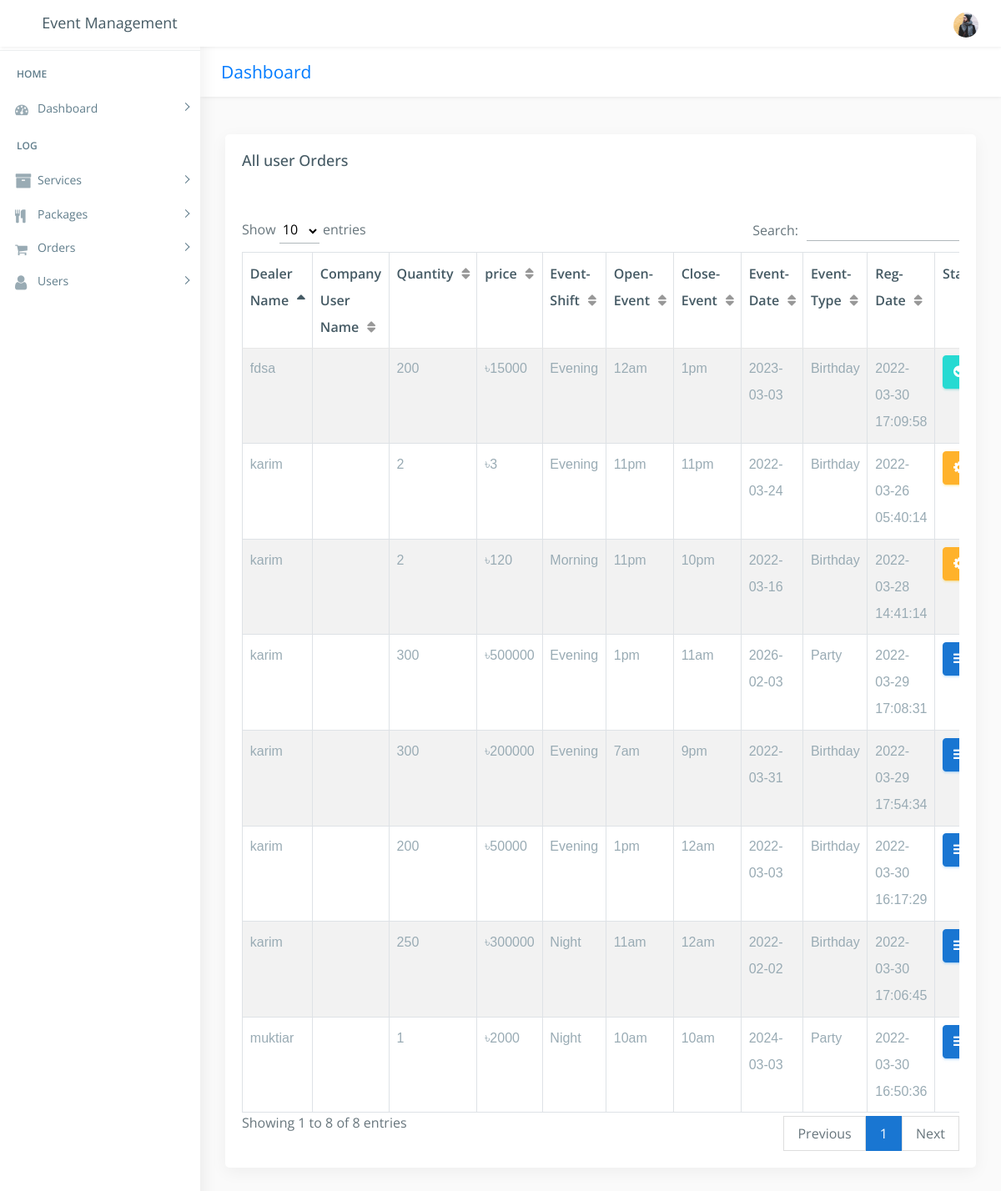
/admin/all_dealer_order.php (signed in), run on an earlier commit of the app's database.
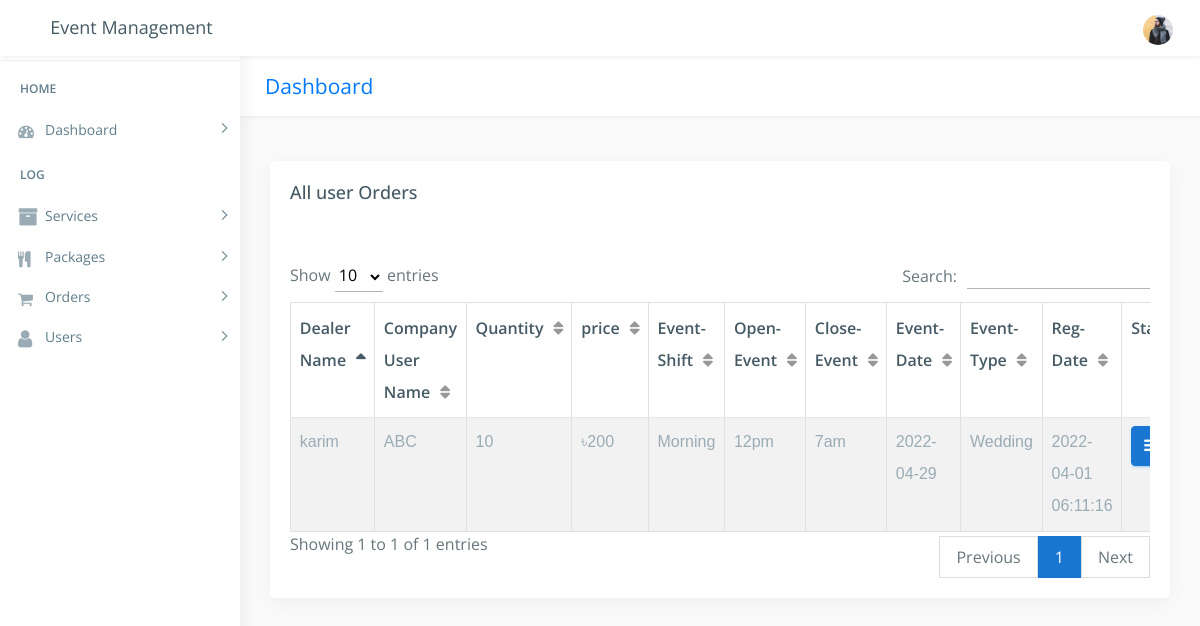
And on a later commit of the database.
### tables this page shows
CREATE TABLE `admin_order` (
  `o_id` int(222) NOT NULL,
  `de_id` int(222) NOT NULL,
  `package` varchar(255) NOT NULL,
  `username` varchar(222) NOT NULL,
  `c_name` varchar(222) NOT NULL,
  `quantity` int(222) DEFAULT NULL,
  `price` decimal(10,0) NOT NULL,
  `shift` text NOT NULL,
  `o_hr` varchar(222) NOT NULL,
  `c_hr` varchar(222) NOT NULL,
  `edate` date NOT NULL,
  `type` text NOT NULL,
  `status` varchar(222) DEFAULT NULL,
  `date` timestamp NOT NULL DEFAULT current_timestamp() ON UPDATE current_timestamp()
);

### admin/all_dealer_order.php (the view, shortened to what this page needs)
<!DOCTYPE html>
<html lang="en">
<?php
include("../connection/connect.php");
if(empty($_SESSION["adm_id"]))
{
	header('location:index.php');
}
else
{
?>
<head>
    <link href="css/lib/bootstrap/bootstrap.min.css" rel="stylesheet">
    <link href="css/helper.css" rel="stylesheet">
    <link href="css/style.css" rel="stylesheet">
</head>
<body class="fix-header fix-sidebar">
    <div id="main-wrapper">
         <div class="header">
            <nav class="navbar top-navbar navbar-expand-md navbar-light">
                <div class="navbar-header">
                    <a class="navbar-brand" href="dashboard.php">
                        <h4>Event Management</h4>
                    </a>
                </div>
                <div class="navbar-collapse">
                    <ul class="navbar-nav mr-auto mt-md-0">
                        <li class="nav-item m-l-10"> <a class="nav-link sidebartoggler hidden-sm-down text-muted  " href="javascript:void(0)"><i class="ti-menu"></i></a> </li>
                    </ul>
                    <ul class="navbar-nav my-lg-0">
                        <li class="nav-item hidden-sm-down search-box"> <a class="nav-link hidden-sm-down text-muted  " href="javascript:void(0)"><i class="ti-search"></i></a>
                        </li>
                        <li class="nav-item dropdown">
                            <a class="nav-link dropdown-toggle text-muted  " href="#" data-toggle="dropdown" aria-haspopup="true" aria-expanded="false"><img src="images/users/5.jpg" alt="user" class="profile-pic" /></a>
                        </li>
                    </ul>
                </div>
            </nav>
        </div>
        <div class="left-sidebar">
            <div class="scroll-sidebar">
                <nav class="sidebar-nav">
                    <ul id="sidebarnav">
                        <li class="nav-devider"></li>
                        <li class="nav-label">Home</li>
                        <li> <a class="has-arrow  " href="#" aria-expanded="false"><i class="fa fa-tachometer"></i><span class="hide-menu">Dashboard</span></a>
                        </li>
                        <li class="nav-label">Log</li>
                        <?php
                        if($_SESSION['role'] == "User"){
                            echo'
                            <li> <a class="has-arrow  " href="#" aria-expanded="false"><i class="fa fa-shopping-cart" aria-hidden="true"></i><span class="hide-menu">Orders</span></a>
                            <ul aria-expanded="false" class="collapse">
								<li><a href="all_orders.php">All Orders</a></li>
                            </ul>
                        </li>
                            ';
                        }
                        else{
                            echo'
                            <li> <a class="has-arrow  " href="#" aria-expanded="false"><i class="fa fa-archive f-s-20 color-warning"></i><span class="hide-menu">Services</span></a>
                            <ul aria-expanded="false" class="collapse">
								<li><a href="all_services.php">All Services</a></li>
								<li><a href="add_category.php">Add Service Category</a></li>
                                <li><a href="add_service.php">Add Service</a></li>
                            </ul>
                        </li>
                       <li> <a class="has-arrow  " href="#" aria-expanded="false"><i class="fa fa-cutlery" aria-hidden="true"></i><span class="hide-menu">Packages</span></a>
                            <ul aria-expanded="false" class="collapse">
								<li><a href="all_packages.php">All Packages</a></li>
								<li><a href="add_packages.php">Add Package</a></li>
                            </ul>
                        </li>
						 <li> <a class="has-arrow  " href="#" aria-expanded="false"><i class="fa fa-shopping-cart" aria-hidden="true"></i><span class="hide-menu">Orders</span></a>
                            <ul aria-expanded="false" class="collapse">
								<li><a href="all_orders.php">All Orders</a></li>
                            </ul>
                        </li>
                        <li> <a class="has-arrow  " href="#" aria-expanded="false">  <span><i class="fa fa-user f-s-20 "></i></span><span class="hide-menu">Users</span></a>
                            <ul aria-expanded="false" class="collapse">
                                <li><a href="allusers.php">All Users</a></li>
								<li><a href="add_users.php">Add Users</a></li>
                                <li><a href="allcompanyuser.php">All Company Users</a></li>
                                <li><a href="add_companyuser.php">Add Company User</a></li>
                                <li><a href="all_dealer.php">All Dealer</a></li>
                                <li><a href="add_dealer.php">Add Dealer</a></li>
								<li><a href="add_dealercat.php">Add Dealer Category</a></li>
                            </ul>
                        </li>
                            ';
                        }
                        ?>
                    </ul>
                </nav>
            </div>
        </div>
        <div class="page-wrapper">
            <div class="row page-titles">
                <div class="col-md-5 align-self-center">
                    <h3 class="text-primary">Dashboard</h3> </div>
            </div>
            <div class="container-fluid">
                <div class="row">
                    <div class="col-12">
                        <div class="card">
                            <div class="card-body">
                                <h4 class="card-title">All user Orders</h4>
                                <div class="table-responsive m-t-40">
                                    <table id="myTable" class="table table-bordered table-striped">
                                        <thead>
                                            <tr>
                                                <th>Dealer Name</th>
                                                <th>Company User Name</th>
                                                <th>Quantity</th>
                                                <th>price</th>
                                                <th>Event-Shift</th>
                                                <th>Open-Event</th>
                                                <th>Close-Event</th>
                                                <th>Event-Date</th>
                                                <th>Event-Type</th>
												<th>Reg-Date</th>
												<th>Status</th>
                                            </tr>
                                        </thead>
                                        <tbody>
											<?php
												$sql="SELECT dealer.*, admin_order.* FROM dealer INNER JOIN admin_order ON dealer.de_id=admin_order.de_id ";
												$query=mysqli_query($db,$sql);
													if(!mysqli_num_rows($query) > 0 )
														{
															echo '<td colspan="10"><center>No Orders-Data!</center></td>';
														}
													else
														{
																	while($rows=mysqli_fetch_array($query))
																		{
																				?>
																				<?php
																					echo ' <tr>
																					           <td>'.$rows['username'].'</td>
                                                                                               <td>'.$rows['c_name'].'</td>
																								<td>'.$rows['quantity'].'</td>
																								<td>৳'.$rows['price'].'</td>
                                                                                                <td>'.$rows['shift'].'</td>
                                                                                                <td>'.$rows['o_hr'].'</td>
                                                                                                <td>'.$rows['c_hr'].'</td>
                                                                                                <td>'.$rows['edate'].'</td>
                                                                                                <td>'.$rows['type'].'</td>
																								<td>'.$rows['date'].'</td>';
																								?>
																								<?php
																			$status=$rows['status'];
																			if($status=="" or $status=="NULL")
																			{
																			?>
																			<td> <button type="button" class="btn btn-info" style="font-weight:bold;"><span class="fa fa-bars"  aria-hidden="true" >Pending</button></td>
																		   <?php
																			  }
																			   if($status=="in process")
																			 { ?>
																			<td> <button type="button" class="btn btn-warning"><span class="fa fa-cog fa-spin"  aria-hidden="true" ></span>Paid & In Process</button></td>
																			<?php
																				}
																			if($status=="closed")
																				{
																			?>
																			<td> <button type="button" class="btn btn-success" ><span  class="fa fa-check-circle" aria-hidden="true">Completed</button></td>
																			<?php
																			}
																			?>
																									 <td>
																								<?php
																		}
														}
											?>
                                        </tbody>
                                    </table>
                                </div>
                            </div>
                        </div>
						 </div>
                            </div>
                        </div>
                    </div>
                </div>
</body>
</html>
<?php
}
?>

### admin/css/helper.css (style rules this page uses)
.f-s-20 { font-size: 20px!important; }
.m-t-40 { margin-top: 40px!important; }
.m-l-10 { margin-left: 10px!important; }

What changed in the data, as far as the page shows it:
removed admin_order: username "karim", quantity "2", price "3", shift "Evening", o_hr "11pm", c_hr "11pm", edate "2022-03-24", type "Birthday", date "2022-03-26 05:40:14", status "in process" (drawn)
removed admin_order: username "karim", quantity "2", price "120", shift "Morning", o_hr "11pm", c_hr "10pm", edate "2022-03-16", type "Birthday", date "2022-03-28 14:41:14", status "in process" (drawn)
removed admin_order: username "karim", quantity "300", price "500000", shift "Evening", o_hr "1pm", c_hr "11am", edate "2026-02-03", type "Party", date "2022-03-29 17:08:31"
removed admin_order: username "karim", quantity "300", price "200000", shift "Evening", o_hr "7am", c_hr "9pm", edate "2022-03-31", type "Birthday", date "2022-03-29 17:54:34"
removed admin_order: username "fdsa", quantity "200", price "15000", shift "Evening", o_hr "12am", c_hr "1pm", edate "2023-03-03", type "Birthday", date "2022-03-30 17:09:58"
removed admin_order: username "karim", quantity "200", price "50000", shift "Evening", o_hr "1pm", c_hr "12am", edate "2022-03-03", type "Birthday", date "2022-03-30 16:17:29"
removed admin_order: username "muktiar", quantity "1", price "2000", shift "Night", o_hr "10am", c_hr "10am", edate "2024-03-03", type "Party", date "2022-03-30 16:50:36"
removed admin_order: username "karim", quantity "250", price "300000", shift "Night", o_hr "11am", c_hr "12am", edate "2022-02-02", type "Birthday", date "2022-03-30 17:06:45"
added admin_order: username "karim", c_name "ABC", quantity "10", price "200", shift "Morning", o_hr "12pm", c_hr "7am", edate "2022-04-29", type "Wedding", date "2022-04-01 06:11:16"
Also different on the page:
text written by a page script: "Show entries Search: Showing 1 to 8 of 8 entries Previous 1 Next" → "Show entries Search: Showing 1 to 1 of 1 entries Previous 1 Next"
